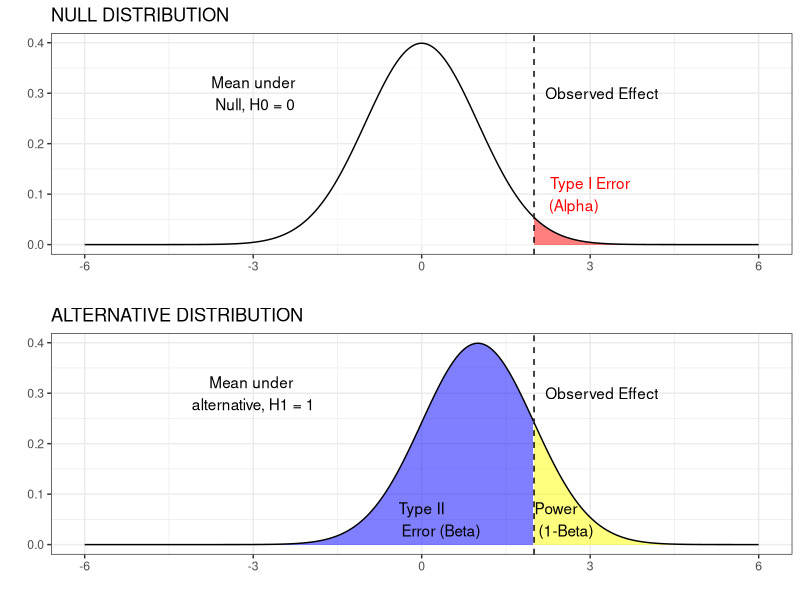

The R script that drew this image:
## ---- chunk 1
list_of_packages<-c("tidyverse","kableExtra","knitr")
new.packages <- list_of_packages[!(list_of_packages %in% installed.packages()[,"Package"])]
if(length(new.packages))install.packages(new.packages,dependencies = TRUE)

library(tidyverse)
library(kableExtra)
library(knitr)
## ---- chunk 2
#https://stats.stackexchange.com/questions/14140/how-to-best-display-graphically-type-ii-beta-error-power-and-sample-size

#TeachingDemos package in R for inspiration.

library(magrittr)
library(ggplot2)
library(ggpubr)

mha <- 1  # mean under the alternative
es <- 2   # observed effect (deviation from mean under H0)

x <- seq(-6, 6, length=1000)
dh0 <- dnorm(x, 0, 1)
dh1 <- dnorm(x, mha, 1)
mydata<-data.frame(x,dh0,dh1) %>% mutate(area = x >= es)


p1<-ggplot(data = mydata, aes(x = x, ymin = 0, ymax = dh0, fill = area)) +
  geom_ribbon(alpha=0.5) +
  geom_line(aes(y = dh0)) +
  geom_vline(xintercept = es, linetype = 'dashed') +
  annotate(geom = 'text', x = es, y = 0.3, label = 'Observed Effect', hjust = -0.1)+theme_bw()+ylab("") +theme(legend.title = element_blank(),legend.text = element_text(c("Alpha","")))+ scale_fill_manual(labels = c("","Alpha"),values=c("white","red"))+
  annotate(geom = 'text', x = es, y = 0.1, colour="red", label = 'Type I Error\n (Alpha)', hjust = -0.2)+annotate(geom = 'text', x = -3, y = 0.3, label = 'Mean under\n Null, H0 = 0')+xlab("")+theme(legend.position = "none")+ggtitle("NULL DISTRIBUTION")

p2<-ggplot(data = mydata, aes(x = x, ymin = 0, ymax = dh1, fill = area)) +
  geom_ribbon(alpha=0.5) +
  geom_line(aes(y = dh1)) +
  geom_vline(xintercept = es, linetype = 'dashed') +
  annotate(geom = 'text', x = es, y = 0.3, label = 'Observed Effect', hjust = -0.1)+theme_bw()+ylab("") +theme(legend.title = element_blank(),legend.text = element_text(c("Power","Type II (Beta)")))+ scale_fill_manual(labels = c("Type II (Beta)","Power"),values=c("Blue","yellow"))+
  annotate(geom = 'text', x = -0.5, y = 0.05, label = 'Type II \nError (Beta)', hjust = -0.1) +
  annotate(geom = 'text', x = es, y = 0.05, label = 'Power\n (1-Beta)', hjust = -0.01)+
  annotate(geom = 'text', x = -3, y = 0.3, label = 'Mean under \nalternative, H1 = 1')+xlab("")+theme(legend.position = "none")+ggtitle("ALTERNATIVE DISTRIBUTION")

ggarrange(p1, p2, ncol = 1, nrow = 2)


## ---- chunk 3
mymat<-matrix(NA,nrow=2,ncol=4)

mymat[,1]<-rep("Predicted",2)
mymat[,2]<-c("Predicted Positive","Predicted Negative")
mymat[,3]<-c("True Positive \n POWER","False Negative \n Type II error")
mymat[,4]<-c("False Positive \n Type I error","True Negative")

mymat<-as.data.frame(mymat)
names(mymat)<-c("","","Condition positive","Condition negative")

kable(mymat, align = "c") %>%
  kable_styling(c("striped", "bordered"),full_width = F) %>%
  column_spec(1:2, bold = T) %>%
  column_spec(1:4,width = "9em") %>%
  collapse_rows(columns = 1, valign = "middle")%>%add_header_above(c(" "," ","True" = 2))
